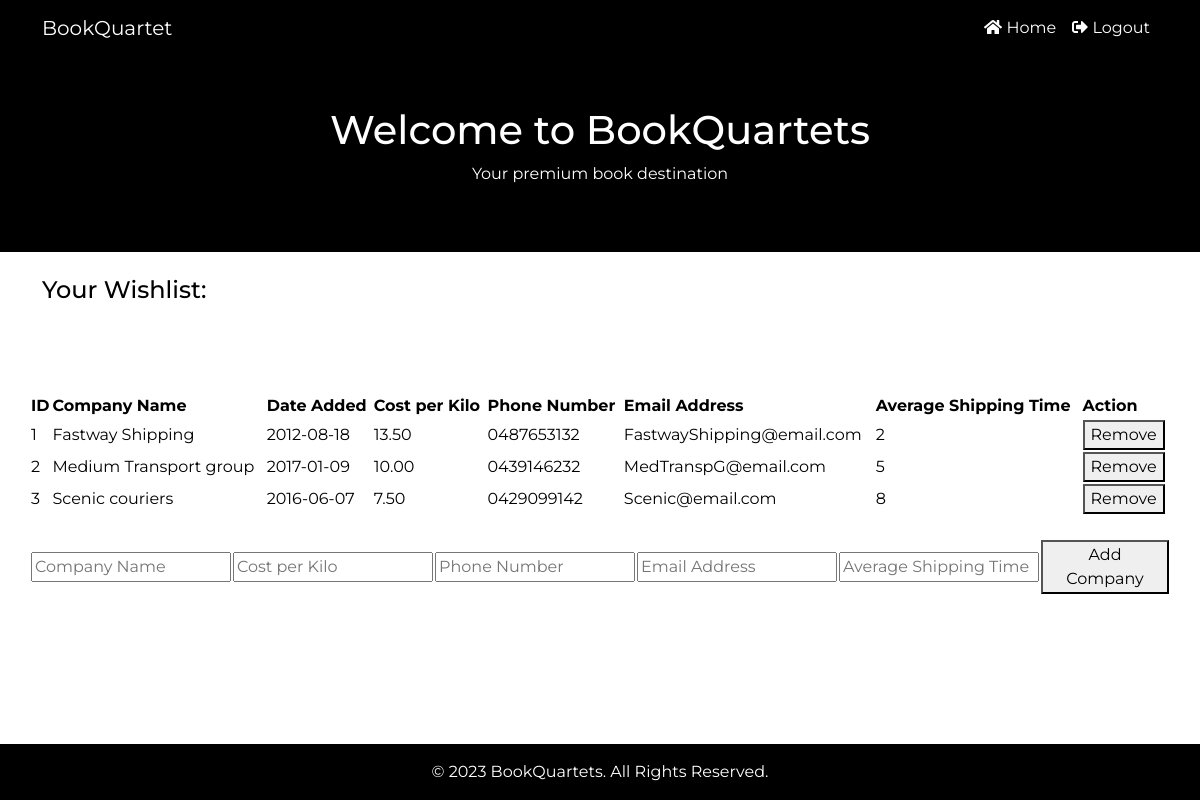
The page /shippingCompanyManagment.php on the database its author committed.
### tables this page shows
CREATE TABLE shipping_Companies (
    id INT AUTO_INCREMENT PRIMARY KEY,
    company_name VARCHAR(255) NOT NULL,
    date_added DATE NOT NULL,
    cost_per_Kilo DECIMAL(10, 2) NOT NULL,
    phone_number VARCHAR(255) NOT NULL,
    email_address VARCHAR(255) NOT NULL,
    average_shipping_time INT NOT NULL
);

### shippingCompanyManagment.php (the view, shortened to what this page needs)
<!DOCTYPE html>
<html lang="en">
<head>
    <link href="https://cdn.jsdelivr.net/npm/bootstrap@5.0.2/dist/css/bootstrap.min.css" rel="stylesheet">
    <link href="https://cdnjs.cloudflare.com/ajax/libs/font-awesome/5.15.1/css/all.min.css" rel="stylesheet">
</head>
<body>
<nav class="navbar navbar-expand-lg">
    <div class="container">
        <a class="navbar-brand" href="#">BookQuartet</a>
        <div class="collapse navbar-collapse" id="navbarNav">
            <ul class="navbar-nav ms-auto">
                <li class="nav-item">
                    <a class="nav-link" href="Main.php">
                        <i class="fas fa-home"></i> Home
                    </a>
                </li>
                <li class="nav-item">
                    <a class="nav-link" href="welcome.html">
                        <i class="fas fa-sign-out-alt"></i> Logout
                    </a>
                </li>
            </ul>
        </div>
    </div>
</nav>
<section class="hero-section">
    <h1>Welcome to BookQuartets</h1>
    <p>Your premium book destination</p>
</section>
<div class="container mt-4 mb-4">
    <h4 class="mb-3">Your Wishlist:</h4>
</div>
<div class="container mt-5">
    <div class="row gy-4">
<?php
    $servername = "localhost";
    $username = "root";
    $password = "";
    $dbname = "bookonlineorder";
    $conn = new mysqli($servername, $username, $password, $dbname);
    $query = "SELECT * FROM shipping_companies";
    $stmt = $conn->prepare($query);
    $stmt->execute();
    $result = $stmt->get_result();
    if ($result->num_rows > 0) {
        echo "<table id='shippingCompanyTable'>";
        echo "<tr>
                <th>ID</th>
                <th>Company Name</th>
                <th>Date Added</th>
                <th>Cost per Kilo</th>
                <th>Phone Number</th>
                <th>Email Address</th>
                <th>Average Shipping Time</th>
                <th>Action</th>
              </tr>";
        while ($row = $result->fetch_assoc()) {
            echo "<tr id='row_" . $row["id"] . "'>";
            echo "<td>" . $row["id"] . "</td>";
            echo "<td>" . $row["company_name"] . "</td>";
            echo "<td>" . $row["date_added"] . "</td>";
            echo "<td>" . $row["cost_per_Kilo"] . "</td>";
            echo "<td>" . $row["phone_number"] . "</td>";
            echo "<td>" . $row["email_address"] . "</td>";
            echo "<td>" . $row["average_shipping_time"] . "</td>";
            echo "<td><button onclick='removeFromDatabase(" . $row["id"] . ")'>Remove</button></td>";
            echo "</tr>";
        }
        echo "</table>";
    }
    else
    {
        echo "No shipping companies found in the database.";
    }
    echo "<table>";
    echo "<tr>";
    echo "<td><input type='text' id='newCompanyName' placeholder='Company Name'></td>";
    echo "<td><input type='text' id='newCostPerKilo' placeholder='Cost per Kilo'></td>";
    echo "<td><input type='text' id='newPhoneNumber' placeholder='Phone Number'></td>";
    echo "<td><input type='text' id='newEmailAddress' placeholder='Email Address'></td>";
    echo "<td><input type='text' id='newAverageShippingTime' placeholder='Average Shipping Time'></td>";
    echo "<td><button onclick='addNewCompany()'>Add Company</button></td>";
    echo "</tr>";
    echo "</table>";
    ?>
    </div>
</div>
<footer class="footer py-3">
    <div class="container text-center">
        <span>&copy; 2023 BookQuartets. All Rights Reserved.</span>
    </div>
</footer>
</body>
</html>

### shippingCompanyManagment.php (style rules this page uses)
:root { --primary-color: #000; --secondary-color: #FFF; --font: "Montserrat", sans-serif; }
body { font-family: var(--font); background-color: var(--secondary-color); color: var(--primary-color); margin: 0; display: flex; flex-direction: column; min-height: 100vh; }
.navbar { background-color: var(--primary-color); }
.navbar .nav-link, .navbar .navbar-brand { color: var(--secondary-color); }
.hero-section { background: var(--primary-color); color: var(--secondary-color); text-align: center; padding: 50px 0; }
.footer { background: var(--primary-color); color: var(--secondary-color); margin-top: auto; }

### rows shown on the page
shipping_companies: id "1", company_name "Fastway Shipping", date_added "2012-08-18", cost_per_Kilo "13.50", phone_number "0487653132", email_address "FastwayShipping@email.com", average_shipping_time "2"
shipping_companies: id "2", company_name "Medium Transport group", date_added "2017-01-09", cost_per_Kilo "10.00", phone_number "0439146232", email_address "MedTranspG@email.com", average_shipping_time "5"
shipping_companies: id "3", company_name "Scenic couriers", date_added "2016-06-07", cost_per_Kilo "7.50", phone_number "0429099142", email_address "Scenic@email.com", average_shipping_time "8"
